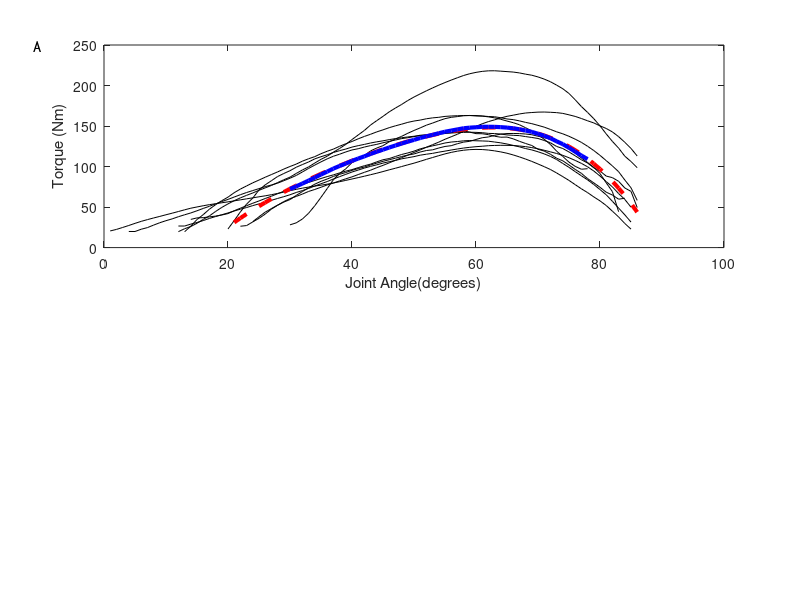

Source code (MATLAB): (Note: this script raises an error after producing the figure.)
% ****** Figure3.m ******
%
% Generates Figure 3 for  "IKD1D: an open source application tool for
% non-reductionist isokinetic dynamometry analysis of torque-angle profile
% analyses"

% Ensure folder is pointing to the path containing the following text files
WindowingAverage = load('AvgWdw.txt');
WindowingAverage_modified = load('AvgWdw_Mod.txt');
PolynomialAverage = load('PolyAvg.txt');
PolynomialAverage_modified = load('PolyAvg_Mod.txt');

% Generate figure 3a 
a1=subplot(2,1,1)
p1=plot(WindowingAverage(1:10,:)', 'k');
hold on
p2=plot(PolynomialAverage(11,:)', '--r', 'LineWidth', 3);
p3=plot(WindowingAverage(11,:)','b', 'LineWidth', 3);
xlabel('Joint Angle(degrees)');
ylabel('Torque (Nm)');
x = -10; y = 250;txt = 'A';
t = text(x,y,txt,'HorizontalAlignment','right')
t.FontSize=20;
l=legend([p3 p2],'Averaged window', 'Polynomial equation', 'Location' ,'northwest');

% Generate figure 3b 
a2=subplot(2,1,2)
p4=plot(WindowingAverage_modified(1:10,:)', 'k');
hold on
p5=plot(PolynomialAverage_modified(11,:)','--r', 'LineWidth', 3);
p6=plot(WindowingAverage_modified(11,:)', 'b', 'LineWidth', 3);
xlabel('Joint Angle(degrees)');
ylabel('Torque (Nm)');
x = -10; y = 250;txt = 'B';
t = text(x,y,txt,'HorizontalAlignment','right')
t.FontSize=20;
l=legend([p6 p5],'Averaged window', 'Polynomial equation', 'Location' ,'northwest');

%tidy up figure
f=gcf;
f.NumberTitle = 'off';
f.Name = 'Figure 3';
f.Position = [28 178 594 754];